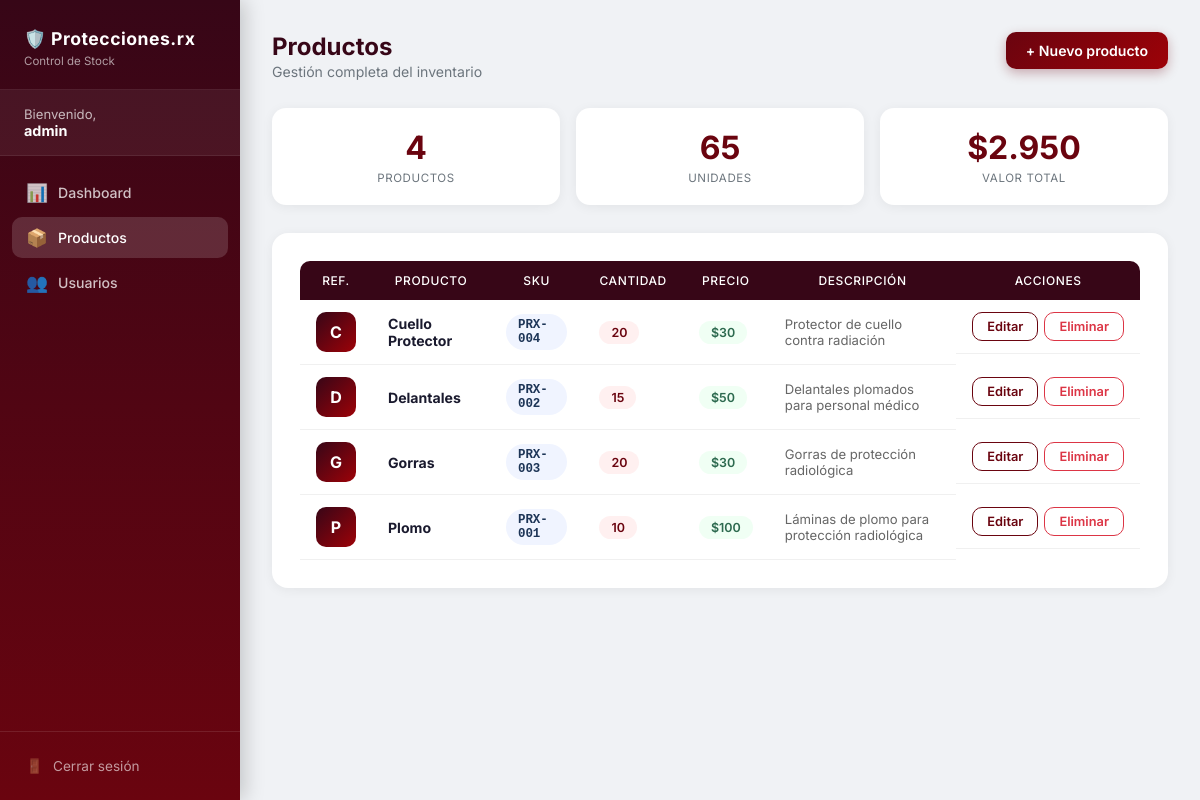
The page /index.php?action=productos (signed in) on the database its author committed.
### tables this page shows
CREATE TABLE IF NOT EXISTS productos (
    id          INT AUTO_INCREMENT PRIMARY KEY,
    nombre      VARCHAR(100)   NOT NULL,
    sku         VARCHAR(50)    NOT NULL UNIQUE,
    cantidad    INT            NOT NULL DEFAULT 0,
    precio      DECIMAL(10,2)  NOT NULL DEFAULT 0.00,
    descripcion TEXT,
    created_at  DATETIME DEFAULT CURRENT_TIMESTAMP,
    updated_at  DATETIME DEFAULT CURRENT_TIMESTAMP ON UPDATE CURRENT_TIMESTAMP
);

### controllers/ProductoController.php (called while the page is built, shortened)
<?php
require_once __DIR__ . "/../models/Producto.php";
class ProductoController {
    public function index(): void {
        $db        = (new Database())->getConnection();
        $modelo    = new Producto($db);
        $productos = $modelo->getAll();
        $stats     = $modelo->stats();
        include __DIR__ . "/../views/productos/index.php";
    }
}

### models/Producto.php (called while the page is built, shortened)
<?php
class Producto {
    private $conn;
    private $table = "productos";
    public function __construct($db) {
        $this->conn = $db;
    }
    public function getAll(): array {
        $stmt = $this->conn->query("SELECT * FROM {$this->table} ORDER BY nombre ASC");
        return $stmt->fetchAll(PDO::FETCH_ASSOC);
    }
    public function stats(): array {
        $stmt = $this->conn->query(
            "SELECT COUNT(*) as total,
                    SUM(cantidad) as unidades,
                    SUM(cantidad * precio) as valor
             FROM {$this->table}"
        );
        return $stmt->fetch(PDO::FETCH_ASSOC);
    }
}

### views/productos/index.php (the view, shortened to what this page needs)
<!DOCTYPE html>
<html lang="es">
<head>
  <link rel="stylesheet" href="views/static/style.css"/>
</head>
<body>
<?php include __DIR__ . '/../_sidebar.php'; ?>
<div class="main-content">
  <div class="topbar" style="display:flex;justify-content:space-between;align-items:flex-start">
    <div>
      <h1>Productos</h1>
      <p>Gestión completa del inventario</p>
    </div>
    <a href="index.php?action=crearProducto" class="btn btn-primary">+ Nuevo producto</a>
  </div>
  <div class="stats-grid">
    <div class="stat-card">
      <div class="stat-val"><?= intval($stats['total'] ?? 0) ?></div>
      <div class="stat-lbl">Productos</div>
    </div>
    <div class="stat-card">
      <div class="stat-val"><?= intval($stats['unidades'] ?? 0) ?></div>
      <div class="stat-lbl">Unidades</div>
    </div>
    <div class="stat-card">
      <div class="stat-val">$<?= number_format($stats['valor'] ?? 0, 0, ',', '.') ?></div>
      <div class="stat-lbl">Valor Total</div>
    </div>
  </div>
  <div class="card">
    <div class="table-wrap">
      <table>
        <thead>
          <tr>
            <th>Ref.</th><th>Producto</th><th>SKU</th>
            <th>Cantidad</th><th>Precio</th><th>Descripción</th><th>Acciones</th>
          </tr>
        </thead>
        <tbody>
          <?php if (empty($productos)): ?>
            <tr><td colspan="7">
              <div class="empty-state">
                <span class="emoji">📭</span>
                No hay productos. <a href="index.php?action=crearProducto">Agrega el primero</a>
              </div>
            </td></tr>
          <?php else: ?>
            <?php foreach ($productos as $p): ?>
            <tr>
              <td><div class="avatar"><?= strtoupper($p['nombre'][0]) ?></div></td>
              <td><strong><?= htmlspecialchars($p['nombre']) ?></strong></td>
              <td><span class="badge badge-sku"><?= htmlspecialchars($p['sku']) ?></span></td>
              <td><span class="badge badge-qty"><?= $p['cantidad'] ?></span></td>
              <td><span class="badge badge-price">$<?= number_format($p['precio'], 0, ',', '.') ?></span></td>
              <td style="color:#666;font-size:.82rem"><?= htmlspecialchars($p['descripcion'] ?? '—') ?></td>
              <td style="display:flex;gap:6px">
                <a href="index.php?action=editarProducto&id=<?= $p['id'] ?>" class="btn btn-edit">Editar</a>
                <a href="index.php?action=eliminarProducto&id=<?= $p['id'] ?>"
                   class="btn btn-danger-outline"
                   onclick="return confirm('¿Eliminar <?= htmlspecialchars($p['nombre']) ?>?')">Eliminar</a>
              </td>
            </tr>
            <?php endforeach; ?>
          <?php endif; ?>
        </tbody>
      </table>
    </div>
  </div>
</div>
</body>
</html>

### views/static/style.css (style rules this page uses)
:root { --vino: #6a040f; --vino-oscuro: #370617; --vino-claro: #9d0208; --fondo: #f0f2f5; --blanco: #ffffff; --texto: #1a1a2e; --muted: #6c757d; --borde: #e0e0e0; }
* { box-sizing: border-box; margin: 0; padding: 0; }
body { font-family: 'Inter', sans-serif; background: var(--fondo); color: var(--texto); min-height: 100vh; }
.main-content { margin-left: 240px; padding: 32px; min-height: 100vh; }
.topbar { margin-bottom: 28px; }
.topbar h1 { font-size: 1.5rem; font-weight: 700; color: var(--vino-oscuro); }
.topbar p { color: var(--muted); font-size: .88rem; margin-top: 2px; }
.stats-grid { display: grid; grid-template-columns: repeat(auto-fit, minmax(160px, 1fr)); gap: 16px; margin-bottom: 28px; }
.stat-card { background: var(--blanco); border-radius: 14px; padding: 20px; box-shadow: 0 2px 12px rgba(0,0,0,.06); text-align: center; }
.stat-card .stat-val { font-size: 2rem; font-weight: 700; color: var(--vino); }
.stat-card .stat-lbl { font-size: .72rem; text-transform: uppercase; letter-spacing: .6px; color: var(--muted); margin-top: 4px; }
.card { background: var(--blanco); border-radius: 16px; padding: 28px; box-shadow: 0 2px 12px rgba(0,0,0,.06); margin-bottom: 24px; }
.btn { display: inline-flex; align-items: center; gap: 6px; padding: 10px 20px; border-radius: 10px; font-size: .88rem; font-weight: 600; cursor: pointer; border: none; transition: all .22s; text-decoration: none; }
.btn-primary { background: linear-gradient(135deg, var(--vino), var(--vino-claro)); color: white; box-shadow: 0 4px 12px rgba(106,4,15,.3); }
.btn-danger-outline { background: transparent; border: 1.5px solid #dc3545; color: #dc3545; padding: 6px 14px; font-size: .8rem; }
.btn-edit { background: transparent; border: 1.5px solid var(--vino); color: var(--vino); padding: 6px 14px; font-size: .8rem; }
.table-wrap { overflow-x: auto; }
table { width: 100%; border-collapse: separate; border-spacing: 0; }
thead th { background: var(--vino-oscuro); color: white; font-size: .75rem; text-transform: uppercase; letter-spacing: .6px; padding: 12px 16px; font-weight: 500; }
thead th:first-child { border-radius: 10px 0 0 0; }
thead th:last-child { border-radius: 0 10px 0 0; }
tbody tr { transition: background .15s; }
tbody td { padding: 12px 16px; border-bottom: 1px solid #f0f0f0; font-size: .88rem; vertical-align: middle; }
.badge { display: inline-block; padding: 4px 12px; border-radius: 20px; font-size: .78rem; font-weight: 600; }
.badge-qty { background: #fff0f0; color: var(--vino); }
.badge-price { background: #f0fff4; color: #2d6a4f; }
.badge-sku { background: #f0f4ff; color: #1d3557; font-family: monospace; }
.avatar { width: 40px; height: 40px; border-radius: 10px; background: linear-gradient(135deg, var(--vino-oscuro), var(--vino-claro)); color: white; display: flex; align-items: center; justify-content: center; font-weight: 700; font-size: 1rem; }

### rows shown on the page
productos: nombre "C", nombre "Cuello Protector", sku "PRX-004", cantidad "20", precio "30", descripcion "Protector de cuello contra radiación"
productos: nombre "D", nombre "Delantales", sku "PRX-002", cantidad "15", precio "50", descripcion "Delantales plomados para personal médico"
productos: nombre "G", nombre "Gorras", sku "PRX-003", cantidad "20", precio "30", descripcion "Gorras de protección radiológica"
productos: nombre "P", nombre "Plomo", sku "PRX-001", cantidad "10", precio "100", descripcion "Láminas de plomo para protección radiológica"

### other values the page prints
$_SESSION['user'] "admin"
$stats['total'] "4"
$stats['unidades'] "65"
$stats['valor'] "2.950"
